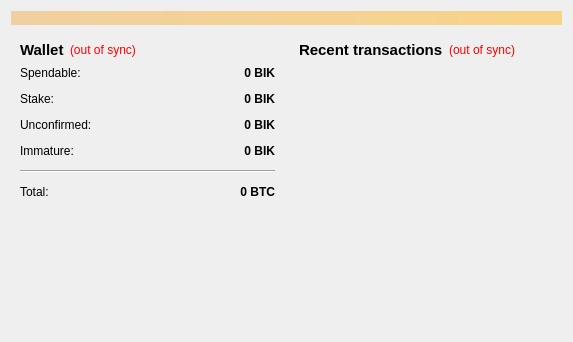
<?xml version="1.0" encoding="UTF-8"?>
<ui version="4.0">
 <class>OverviewPage</class>
 <widget class="QWidget" name="OverviewPage">
  <property name="geometry">
   <rect>
    <x>0</x>
    <y>0</y>
    <width>573</width>
    <height>342</height>
   </rect>
  </property>
  <property name="windowTitle">
   <string>Form</string>
  </property>
  <layout class="QVBoxLayout" name="topLayout">
   <item>
    <widget class="QLabel" name="labelAlerts">
     <property name="visible">
      <bool>false</bool>
     </property>
     <property name="styleSheet">
      <string notr="true">background-color: qlineargradient(x1: 0, y1: 0, x2: 1, y2: 0, stop:0 #F0D0A0, stop:1 #F8D488);  color:#000000
</string>
     </property>
     <property name="wordWrap">
      <bool>true</bool>
     </property>
     <property name="margin">
      <number>3</number>
     </property>
    </widget>
   </item>
   <item>
    <layout class="QHBoxLayout" name="horizontalLayout" stretch="1,1">
     <item>
      <layout class="QVBoxLayout" name="verticalLayout_2">
       <item>
        <widget class="QWidget" name="widget" native="true">
         <layout class="QVBoxLayout" name="verticalLayout_4">
          <item>
           <layout class="QHBoxLayout" name="horizontalLayout_4">
            <item>
             <widget class="QLabel" name="label_5">
              <property name="font">
               <font>
                <pointsize>11</pointsize>
                <weight>75</weight>
                <bold>true</bold>
               </font>
              </property>
              <property name="text">
               <string>Wallet</string>
              </property>
             </widget>
            </item>
            <item>
             <widget class="QLabel" name="labelWalletStatus">
              <property name="toolTip">
               <string>The displayed information may be out of date. Your wallet automatically synchronizes with the Bitcoinikon network after a connection is established, but this process has not completed yet.</string>
              </property>
              <property name="styleSheet">
               <string notr="true">QLabel { color: red; }</string>
              </property>
              <property name="text">
               <string notr="true">(out of sync)</string>
              </property>
              <property name="alignment">
               <set>Qt::AlignLeading|Qt::AlignLeft|Qt::AlignVCenter</set>
              </property>
             </widget>
            </item>
            <item>
             <spacer name="horizontalSpacer_2">
              <property name="orientation">
               <enum>Qt::Horizontal</enum>
              </property>
              <property name="sizeHint" stdset="0">
               <size>
                <width>40</width>
                <height>20</height>
               </size>
              </property>
             </spacer>
            </item>
           </layout>
          </item>
          <item>
           <layout class="QFormLayout" name="formLayout_2">
            <property name="fieldGrowthPolicy">
             <enum>QFormLayout::AllNonFixedFieldsGrow</enum>
            </property>
            <property name="horizontalSpacing">
             <number>12</number>
            </property>
            <property name="verticalSpacing">
             <number>12</number>
            </property>
            <item row="0" column="0">
             <widget class="QLabel" name="label">
              <property name="text">
               <string>Spendable:</string>
              </property>
             </widget>
            </item>
            <item row="0" column="1">
             <widget class="QLabel" name="labelBalance">
              <property name="font">
               <font>
                <weight>75</weight>
                <bold>true</bold>
               </font>
              </property>
              <property name="cursor">
               <cursorShape>IBeamCursor</cursorShape>
              </property>
              <property name="toolTip">
               <string>Your current spendable balance</string>
              </property>
              <property name="text">
               <string notr="true">0 BIK</string>
              </property>
              <property name="alignment">
               <set>Qt::AlignRight|Qt::AlignTrailing|Qt::AlignVCenter</set>
              </property>
              <property name="textInteractionFlags">
               <set>Qt::LinksAccessibleByMouse|Qt::TextSelectableByKeyboard|Qt::TextSelectableByMouse</set>
              </property>
             </widget>
            </item>
            <item row="1" column="0">
             <widget class="QLabel" name="label_6">
              <property name="text">
               <string>Stake:</string>
              </property>
             </widget>
            </item>
            <item row="1" column="1">
             <widget class="QLabel" name="labelStake">
              <property name="font">
               <font>
                <weight>75</weight>
                <bold>true</bold>
               </font>
              </property>
              <property name="cursor">
               <cursorShape>IBeamCursor</cursorShape>
              </property>
              <property name="toolTip">
               <string>Total of coins that was staked, and do not yet count toward the current balance</string>
              </property>
              <property name="text">
               <string notr="true">0 BIK</string>
              </property>
              <property name="alignment">
               <set>Qt::AlignRight|Qt::AlignTrailing|Qt::AlignVCenter</set>
              </property>
              <property name="textInteractionFlags">
               <set>Qt::LinksAccessibleByMouse|Qt::TextSelectableByKeyboard|Qt::TextSelectableByMouse</set>
              </property>
             </widget>
            </item>
            <item row="2" column="0">
             <widget class="QLabel" name="label_3">
              <property name="text">
               <string>Unconfirmed:</string>
              </property>
             </widget>
            </item>
            <item row="2" column="1">
             <widget class="QLabel" name="labelUnconfirmed">
              <property name="font">
               <font>
                <weight>75</weight>
                <bold>true</bold>
               </font>
              </property>
              <property name="cursor">
               <cursorShape>IBeamCursor</cursorShape>
              </property>
              <property name="toolTip">
               <string>Total of transactions that have yet to be confirmed, and do not yet count toward the current balance</string>
              </property>
              <property name="text">
               <string notr="true">0 BIK</string>
              </property>
              <property name="alignment">
               <set>Qt::AlignRight|Qt::AlignTrailing|Qt::AlignVCenter</set>
              </property>
              <property name="textInteractionFlags">
               <set>Qt::LinksAccessibleByMouse|Qt::TextSelectableByKeyboard|Qt::TextSelectableByMouse</set>
              </property>
             </widget>
            </item>
            <item row="3" column="0">
             <widget class="QLabel" name="labelImmatureText">
              <property name="text">
               <string>Immature:</string>
              </property>
             </widget>
            </item>
            <item row="3" column="1">
             <widget class="QLabel" name="labelImmature">
              <property name="font">
               <font>
                <weight>75</weight>
                <bold>true</bold>
               </font>
              </property>
              <property name="toolTip">
               <string>Mined balance that has not yet matured</string>
              </property>
              <property name="text">
               <string notr="true">0 BIK</string>
              </property>
              <property name="alignment">
               <set>Qt::AlignRight|Qt::AlignTrailing|Qt::AlignVCenter</set>
              </property>
              <property name="textInteractionFlags">
               <set>Qt::LinksAccessibleByMouse|Qt::TextSelectableByKeyboard|Qt::TextSelectableByMouse</set>
              </property>
             </widget>
            </item>
            <item row="4" column="0" colspan="2">
             <widget class="Line" name="line">
              <property name="orientation">
               <enum>Qt::Horizontal</enum>
              </property>
             </widget>
            </item>
            <item row="5" column="0">
             <widget class="QLabel" name="labelTotalText">
              <property name="text">
               <string>Total:</string>
              </property>
             </widget>
            </item>
            <item row="5" column="1">
             <widget class="QLabel" name="labelTotal">
              <property name="font">
               <font>
                <weight>75</weight>
                <bold>true</bold>
               </font>
              </property>
              <property name="cursor">
               <cursorShape>IBeamCursor</cursorShape>
              </property>
              <property name="toolTip">
               <string>Your current total balance</string>
              </property>
              <property name="text">
               <string notr="true">0 BTC</string>
              </property>
              <property name="alignment">
               <set>Qt::AlignRight|Qt::AlignTrailing|Qt::AlignVCenter</set>
              </property>
              <property name="textInteractionFlags">
               <set>Qt::LinksAccessibleByMouse|Qt::TextSelectableByKeyboard|Qt::TextSelectableByMouse</set>
              </property>
             </widget>
            </item>
           </layout>
          </item>
         </layout>
        </widget>
       </item>
       <item>
        <spacer name="verticalSpacer">
         <property name="orientation">
          <enum>Qt::Vertical</enum>
         </property>
         <property name="sizeHint" stdset="0">
          <size>
           <width>20</width>
           <height>40</height>
          </size>
         </property>
        </spacer>
       </item>
      </layout>
     </item>
     <item>
      <layout class="QVBoxLayout" name="verticalLayout_3">
       <item>
        <widget class="QWidget" name="widget_2" native="true">
         <layout class="QVBoxLayout" name="verticalLayout">
          <item>
           <layout class="QHBoxLayout" name="horizontalLayout_2">
            <item>
             <widget class="QLabel" name="label_4">
              <property name="font">
               <font>
                <pointsize>11</pointsize>
                <weight>75</weight>
                <bold>true</bold>
               </font>
              </property>
              <property name="text">
               <string>&lt;b&gt;Recent transactions&lt;/b&gt;</string>
              </property>
             </widget>
            </item>
            <item>
             <widget class="QLabel" name="labelTransactionsStatus">
              <property name="toolTip">
               <string>The displayed information may be out of date. Your wallet automatically synchronizes with the Bitcoinikon network after a connection is established, but this process has not completed yet.</string>
              </property>
              <property name="styleSheet">
               <string notr="true">QLabel { color: red; }</string>
              </property>
              <property name="text">
               <string notr="true">(out of sync)</string>
              </property>
              <property name="alignment">
               <set>Qt::AlignRight|Qt::AlignTrailing|Qt::AlignVCenter</set>
              </property>
             </widget>
            </item>
            <item>
             <spacer name="horizontalSpacer">
              <property name="orientation">
               <enum>Qt::Horizontal</enum>
              </property>
              <property name="sizeHint" stdset="0">
               <size>
                <width>40</width>
                <height>20</height>
               </size>
              </property>
             </spacer>
            </item>
           </layout>
          </item>
          <item>
           <widget class="QListView" name="listTransactions">
            <property name="styleSheet">
             <string notr="true">QListView { background: transparent; }</string>
            </property>
            <property name="frameShape">
             <enum>QFrame::NoFrame</enum>
            </property>
            <property name="verticalScrollBarPolicy">
             <enum>Qt::ScrollBarAlwaysOff</enum>
            </property>
            <property name="horizontalScrollBarPolicy">
             <enum>Qt::ScrollBarAlwaysOff</enum>
            </property>
            <property name="selectionMode">
             <enum>QAbstractItemView::NoSelection</enum>
            </property>
           </widget>
          </item>
         </layout>
        </widget>
       </item>
      </layout>
     </item>
    </layout>
   </item>
  </layout>
 </widget>
 <resources/>
 <connections/>
</ui>
